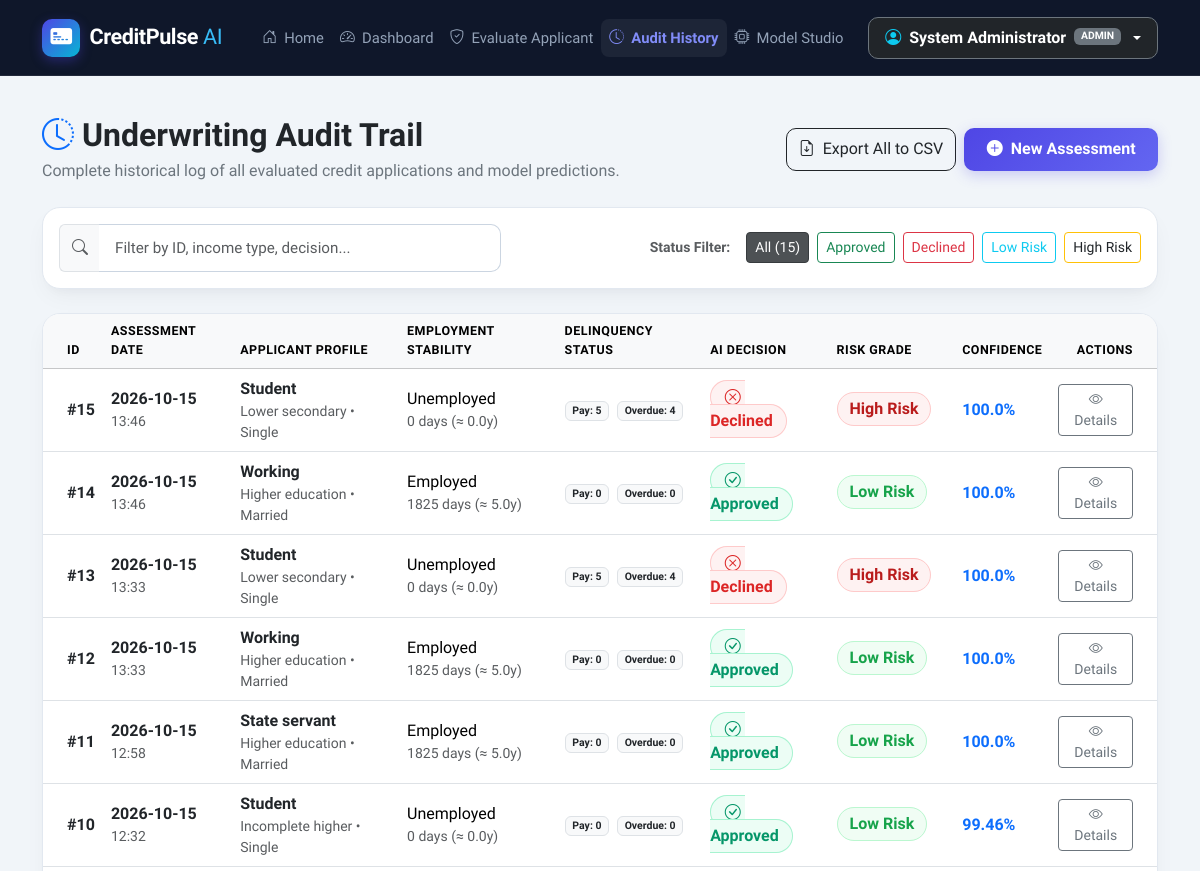
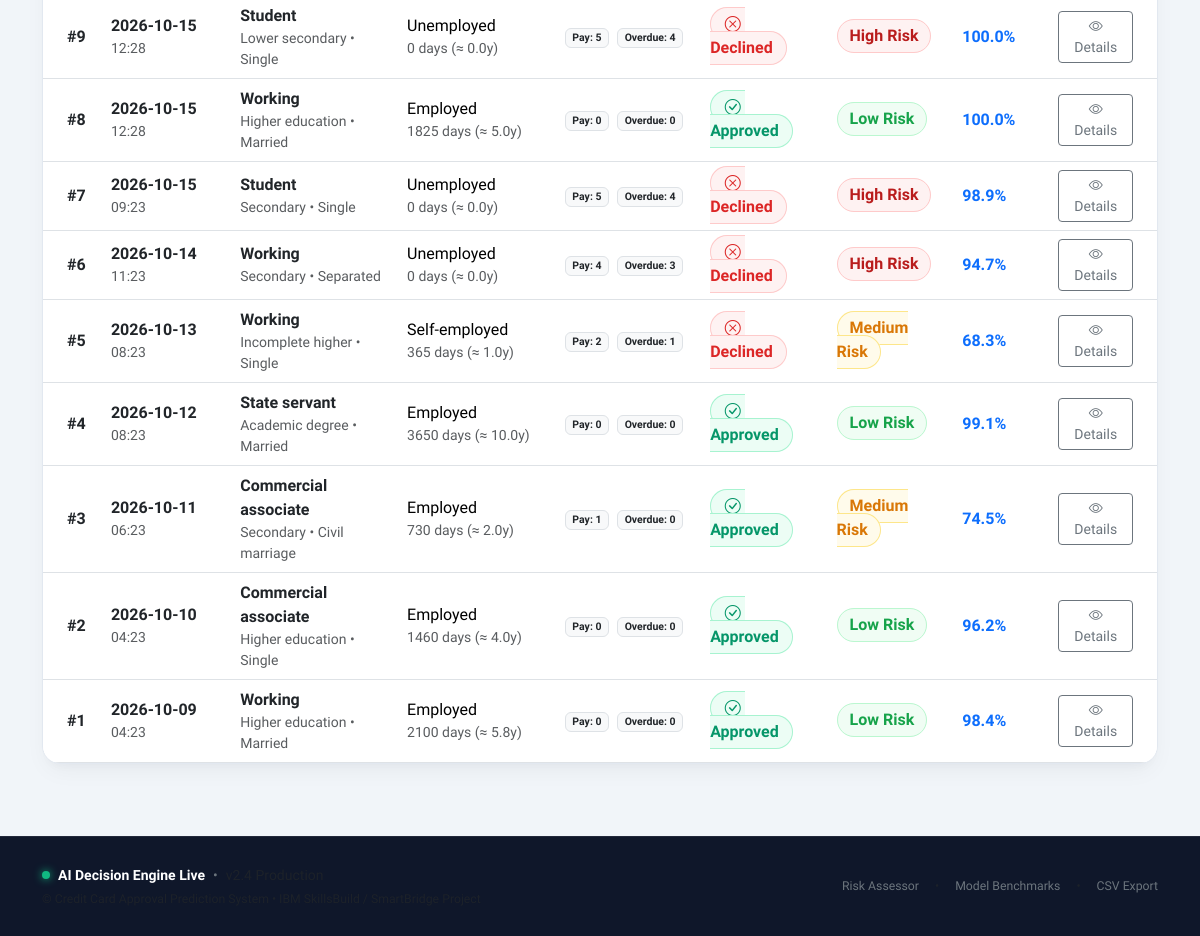
Screenshot of /history (signed in) with the database file from the repository (2 pictures, top to bottom).
### database/models.py (models this page shows, shortened)
class User(Base):
    __tablename__ = 'users'
    UserID = Column(Integer, primary_key=True, autoincrement=True)
    Name = Column(String(100), nullable=False)
    Email = Column(String(100), unique=True, nullable=False)
    Password = Column(String(255), nullable=False)
    Role = Column(Enum('admin', 'analyst', 'user'), default='user')
    applicant_details = relationship("ApplicantDetail", back_populates="user")

class ApprovalPrediction(Base):
    __tablename__ = 'approval_predictions'
    PredictionID = Column(Integer, primary_key=True, autoincrement=True)
    ApplicantID = Column(Integer, ForeignKey('applicant_details.ApplicantID'), nullable=False)
    ModelID = Column(Integer, ForeignKey('ml_models.ModelID'), nullable=False)
    ApprovalResult = Column(String(20), nullable=False)  # 'Approved' or 'Rejected'
    RiskCategory = Column(String(20))
    PredictionDate = Column(DateTime, default=datetime.utcnow)
    ConfidenceScore = Column(Float)
    applicant = relationship("ApplicantDetail", back_populates="approval_predictions")
    model = relationship("MLModel", back_populates="approval_predictions")

class ApplicantDetail(Base):
    __tablename__ = 'applicant_details'
    ApplicantID = Column(Integer, primary_key=True, autoincrement=True)
    UserID = Column(Integer, ForeignKey('users.UserID'), nullable=False)
    IncomeType = Column(String(50))
    EducationType = Column(String(50))
    FamilyStatus = Column(String(50))
    HousingType = Column(String(50))
    EmploymentStatus = Column(String(50))
    DaysEmployed = Column(Integer)
    user = relationship("User", back_populates="applicant_details")
    credit_history = relationship("CreditHistory", back_populates="applicant")
    approval_predictions = relationship("ApprovalPrediction", back_populates="applicant")

### app/routes.py (the view)
@main_bp.route('/history')
@login_required
def history():
    db = SessionLocal()
    try:
        query = (
            db.query(ApprovalPrediction, ApplicantDetail, CreditHistory, MLModel)
            .join(ApplicantDetail, ApprovalPrediction.ApplicantID == ApplicantDetail.ApplicantID)
            .join(CreditHistory, ApplicantDetail.ApplicantID == CreditHistory.ApplicantID)
            .join(MLModel, ApprovalPrediction.ModelID == MLModel.ModelID)
        )
        if current_user.Role != 'admin':
            query = query.filter(ApplicantDetail.UserID == current_user.UserID)
        records = query.order_by(ApprovalPrediction.PredictionDate.desc()).all()
        history_items = []
        for pred, app, credit, model in records:
            history_items.append({
                'prediction_id': pred.PredictionID,
                'applicant_id': app.ApplicantID,
                'income_type': app.IncomeType,
                'education_type': app.EducationType,
                'family_status': app.FamilyStatus,
                'housing_type': app.HousingType,
                'employment_status': app.EmploymentStatus,
                'days_employed': app.DaysEmployed,
                'payment_status': credit.PaymentStatus,
                'overdue_status': credit.OverdueStatus,
                'approval_result': pred.ApprovalResult,
                'risk_category': pred.RiskCategory,
                'confidence_score': pred.ConfidenceScore,
                'model_name': model.ModelName,
                'date': pred.PredictionDate.strftime('%Y-%m-%d %H:%M:%S') if pred.PredictionDate else 'N/A'
            })
        return render_template('history.html', history_items=history_items)
    finally:
        db.close()

### templates/history.html (shortened to what this page needs)
{% extends "base.html" %}
{% block content %}
<div class="row g-4 mb-4">
    <div class="col-12 d-flex flex-wrap align-items-center justify-content-between">
        <div>
            <h2 class="fw-bold text-dark mb-1"><i class="bi bi-clock-history text-primary me-2"></i>Underwriting Audit Trail</h2>
            <p class="text-secondary mb-0">Complete historical log of all evaluated credit applications and model predictions.</p>
        </div>
        <div class="d-flex gap-2 mt-3 mt-md-0">
            <a href="{{ url_for('main.history_export') }}" class="btn btn-outline-dark d-flex align-items-center gap-2" style="border-radius: 10px;">
                <i class="bi bi-file-earmark-arrow-down"></i> Export All to CSV
            </a>
            <a href="{{ url_for('main.predict') }}" class="btn btn-gradient d-flex align-items-center gap-2">
                <i class="bi bi-plus-circle-fill"></i> New Assessment
            </a>
        </div>
    </div>
</div>
<div class="glass-card p-3 mb-4">
    <div class="row g-3 align-items-center">
        <div class="col-md-5">
            <div class="input-group">
                <span class="input-group-text bg-light border-end-0"><i class="bi bi-search text-muted"></i></span>
                <input type="text" id="searchInput" class="form-control border-start-0" placeholder="Filter by ID, income type, decision..." onkeyup="filterTable()">
            </div>
        </div>
        <div class="col-md-7 d-flex flex-wrap gap-2 justify-content-md-end align-items-center">
            <span class="small fw-bold text-muted me-2">Status Filter:</span>
            <button type="button" class="btn btn-sm btn-dark filter-btn active" onclick="setFilter('all', this)">All ({{ history_items|length }})</button>
            <button type="button" class="btn btn-sm btn-outline-success filter-btn" onclick="setFilter('Approved', this)">Approved</button>
            <button type="button" class="btn btn-sm btn-outline-danger filter-btn" onclick="setFilter('Rejected', this)">Declined</button>
            <button type="button" class="btn btn-sm btn-outline-info filter-btn" onclick="setFilter('Low Risk', this)">Low Risk</button>
            <button type="button" class="btn btn-sm btn-outline-warning text-dark filter-btn" onclick="setFilter('High Risk', this)">High Risk</button>
        </div>
    </div>
</div>
<div class="glass-card overflow-hidden mb-5">
    <div class="table-responsive">
        <table class="table table-hover align-middle mb-0" id="historyTable">
            <thead class="table-light text-uppercase small" style="font-size: 0.78rem; letter-spacing: 0.5px;">
                <tr>
                    <th class="ps-4">ID</th>
                    <th>Assessment Date</th>
                    <th>Applicant Profile</th>
                    <th>Employment Stability</th>
                    <th>Delinquency Status</th>
                    <th>AI Decision</th>
                    <th>Risk Grade</th>
                    <th>Confidence</th>
                    <th class="text-end pe-4">Actions</th>
                </tr>
            </thead>
            <tbody>
                {% for item in history_items %}
                <tr class="history-row"
                    data-status="{{ item.approval_result }}"
                    data-risk="{{ item.risk_category }}"
                    data-search="{{ item.prediction_id }} {{ item.income_type }} {{ item.education_type }} {{ item.employment_status }} {{ item.approval_result }} {{ item.risk_category }}">
                    <td class="ps-4">
                        <span class="fw-bold text-dark">#{{ item.prediction_id }}</span>
                    </td>
                    <td>
                        <div class="fw-semibold text-dark">{{ item.date[:10] }}</div>
                        <div class="text-muted small">{{ item.date[11:16] }}</div>
                    </td>
                    <td>
                        <div class="fw-bold text-dark">{{ item.income_type }}</div>
                        <div class="text-muted small">{{ item.education_type }} &bull; {{ item.family_status }}</div>
                    </td>
                    <td>
                        <div>{{ item.employment_status }}</div>
                        <div class="text-muted small">{{ item.days_employed }} days (≈ {{ (item.days_employed / 365)|round(1) }}y)</div>
                    </td>
                    <td>
                        <div class="small">
                            <span class="badge bg-light text-dark border">Pay: {{ item.payment_status }}</span>
                            <span class="badge bg-light text-dark border ms-1">Overdue: {{ item.overdue_status }}</span>
                        </div>
                    </td>
                    <td>
                        {% if item.approval_result == 'Approved' %}
                            <span class="badge-approved"><i class="bi bi-check-circle me-1"></i>Approved</span>
                        {% else %}
                            <span class="badge-rejected"><i class="bi bi-x-circle me-1"></i>Declined</span>
                        {% endif %}
                    </td>
                    <td>
                        {% if item.risk_category == 'Low Risk' %}
                            <span class="badge-low-risk">Low Risk</span>
                        {% elif item.risk_category == 'Medium Risk' %}
                            <span class="badge-med-risk">Medium Risk</span>
                        {% else %}
                            <span class="badge-high-risk">High Risk</span>
                        {% endif %}
                    </td>
                    <td>
                        <span class="fw-bold text-primary">{{ item.confidence_score }}%</span>
                    </td>
                    <td class="text-end pe-4">
                        <button type="button" class="btn btn-sm btn-outline-secondary" onclick="viewDetails({{ item|tojson }})">
                            <i class="bi bi-eye"></i> Details
                        </button>
                    </td>
                </tr>
                {% endfor %}
            </tbody>
        </table>
    </div>
</div>
{% endblock %}

### templates/base.html (shortened to what this page needs)
<!DOCTYPE html>
<html lang="en">
<head>
    <link href="https://cdn.jsdelivr.net/npm/bootstrap@5.3.3/dist/css/bootstrap.min.css" rel="stylesheet">
    <link rel="stylesheet" href="https://cdn.jsdelivr.net/npm/bootstrap-icons@1.11.3/font/bootstrap-icons.min.css">
</head>
<body>
    <nav class="navbar navbar-expand-lg navbar-dark navbar-custom sticky-top">
        <div class="container">
            <a class="navbar-brand" href="{{ url_for('main.index') }}">
                <div class="brand-icon-wrapper">
                    <i class="bi bi-credit-card-2-front-fill"></i>
                </div>
                <div>
                    CreditPulse <span style="color: #38bdf8; font-weight: 500;">AI</span>
                </div>
            </a>
            <div class="collapse navbar-collapse" id="navContent">
                <ul class="navbar-nav me-auto ms-lg-3 mb-2 mb-lg-0">
                    <li class="nav-item">
                        <a class="nav-link {% if request.endpoint == 'main.index' %}active{% endif %}" href="{{ url_for('main.index') }}">
                            <i class="bi bi-house-door"></i> Home
                        </a>
                    </li>
                    <li class="nav-item">
                        <a class="nav-link {% if request.endpoint == 'main.dashboard' %}active{% endif %}" href="{{ url_for('main.dashboard') }}">
                            <i class="bi bi-speedometer2"></i> Dashboard
                        </a>
                    </li>
                    <li class="nav-item">
                        <a class="nav-link {% if request.endpoint == 'main.predict' %}active{% endif %}" href="{{ url_for('main.predict') }}">
                            <i class="bi bi-shield-check"></i> Evaluate Applicant
                        </a>
                    </li>
                    <li class="nav-item">
                        <a class="nav-link {% if request.endpoint == 'main.history' %}active{% endif %}" href="{{ url_for('main.history') }}">
                            <i class="bi bi-clock-history"></i> Audit History
                        </a>
                    </li>
                    <li class="nav-item">
                        <a class="nav-link {% if request.endpoint == 'main.train_page' %}active{% endif %}" href="{{ url_for('main.train_page') }}">
                            <i class="bi bi-cpu"></i> Model Studio
                        </a>
                    </li>
                </ul>
                <div class="d-flex align-items-center gap-2">
                    {% if current_user.is_authenticated %}
                        <div class="dropdown">
                            <button class="btn btn-dark border-secondary dropdown-toggle d-flex align-items-center gap-2 py-2 px-3" type="button" data-bs-toggle="dropdown" style="border-radius: 10px;">
                                <i class="bi bi-person-circle text-info"></i>
                                <span class="fw-semibold text-white">{{ current_user.Name }}</span>
                                <span class="badge bg-secondary text-uppercase" style="font-size: 0.65rem;">{{ current_user.Role }}</span>
                            </button>
                        </div>
                    {% endif %}
                </div>
            </div>
        </div>
    </nav>
    <div class="container pt-3">
    </div>
    <main class="flex-grow-1 py-4">
        <div class="container">
            {% block content %}{% endblock %}
        </div>
    </main>
    <footer>
        <div class="container">
            <div class="row align-items-center g-3">
                <div class="col-md-6 text-center text-md-start">
                    <div class="d-flex align-items-center justify-content-center justify-content-md-start gap-2">
                        <span class="status-dot"></span>
                        <span class="text-white fw-semibold">AI Decision Engine Live</span>
                        <span class="text-secondary">&bull;</span>
                        <span class="text-muted">v2.4 Production</span>
                    </div>
                    <div class="text-muted small mt-1">
                    </div>
                </div>
                <div class="col-md-6 text-center text-md-end">
                    <div class="d-flex align-items-center justify-content-center justify-content-md-end gap-3 text-muted small">
                        <a href="{{ url_for('main.predict') }}" class="text-decoration-none text-secondary">Risk Assessor</a>
                        <span>&bull;</span>
                        <a href="{{ url_for('main.train_page') }}" class="text-decoration-none text-secondary">Model Benchmarks</a>
                        <span>&bull;</span>
                        <a href="{{ url_for('main.history_export') }}" class="text-decoration-none text-secondary">CSV Export</a>
                    </div>
                </div>
            </div>
        </div>
    </footer>
</body>
</html>

### rows the page displays
User: Name "System Administrator", Role "ADMIN"
ApprovalPrediction: prediction_id "15", PredictionDate "2026-10-15", date "13:46", income_type "Student", education_type "Lower secondary", family_status "Single", employment_status "Unemployed", days_employed "0", days_employed "0.0", payment_status "5", overdue_status "4", ApprovalResult "Rejected" (drawn), RiskCategory "High Risk", confidence_score "100.0"
ApplicantDetail: income_type "Working", education_type "Higher education", family_status "Married", employment_status "Employed", days_employed "1825", (item.days_employed/365)|round(1) "5.0"
ApprovalPrediction: ApprovalResult "Approved" (drawn), confidence_score "100.0"
ApplicantDetail: income_type "Student", education_type "Lower secondary", family_status "Single", employment_status "Unemployed"
ApprovalPrediction: ApprovalResult "Rejected" (drawn), confidence_score "100.0"
ApplicantDetail: income_type "Working", education_type "Higher education", family_status "Married", employment_status "Employed", days_employed "1825", (item.days_employed/365)|round(1) "5.0"
ApprovalPrediction: ApprovalResult "Approved" (drawn), confidence_score "100.0"
ApplicantDetail: income_type "State servant", education_type "Higher education", family_status "Married", employment_status "Employed", days_employed "1825", (item.days_employed/365)|round(1) "5.0"
ApprovalPrediction: ApprovalResult "Approved" (drawn), confidence_score "100.0"
ApplicantDetail: income_type "Student", education_type "Incomplete higher", family_status "Single", employment_status "Unemployed"
ApprovalPrediction: ApprovalResult "Approved" (drawn), confidence_score "99.46"
ApplicantDetail: income_type "Student", education_type "Lower secondary", family_status "Single", employment_status "Unemployed"
ApprovalPrediction: ApprovalResult "Rejected" (drawn), confidence_score "100.0"
ApplicantDetail: income_type "Working", education_type "Higher education", family_status "Married", employment_status "Employed", days_employed "1825", (item.days_employed/365)|round(1) "5.0"
ApprovalPrediction: ApprovalResult "Approved" (drawn), confidence_score "100.0"
ApplicantDetail: income_type "Student", education_type "Secondary", family_status "Single", employment_status "Unemployed"
ApprovalPrediction: ApprovalResult "Rejected" (drawn), confidence_score "98.9"
ApplicantDetail: income_type "Working", education_type "Secondary", family_status "Separated", employment_status "Unemployed"
ApprovalPrediction: ApprovalResult "Rejected" (drawn), confidence_score "94.7"
ApplicantDetail: income_type "Working", education_type "Incomplete higher", family_status "Single", employment_status "Self-employed", days_employed "365", (item.days_employed/365)|round(1) "1.0"
ApprovalPrediction: ApprovalResult "Rejected" (drawn), confidence_score "68.3"
ApplicantDetail: income_type "State servant", education_type "Academic degree", family_status "Married", employment_status "Employed", days_employed "3650", (item.days_employed/365)|round(1) "10.0"
ApprovalPrediction: ApprovalResult "Approved" (drawn), confidence_score "99.1"
ApplicantDetail: income_type "Commercial associate", education_type "Secondary", family_status "Civil marriage", employment_status "Employed", days_employed "730", (item.days_employed/365)|round(1) "2.0"
ApprovalPrediction: ApprovalResult "Approved" (drawn), confidence_score "74.5"
ApplicantDetail: income_type "Commercial associate", education_type "Higher education", family_status "Single", employment_status "Employed", days_employed "1460", (item.days_employed/365)|round(1) "4.0"
ApprovalPrediction: ApprovalResult "Approved" (drawn), confidence_score "96.2"
ApplicantDetail: income_type "Working", education_type "Higher education", family_status "Married", employment_status "Employed", days_employed "2100", (item.days_employed/365)|round(1) "5.8"
ApprovalPrediction: ApprovalResult "Approved" (drawn), confidence_score "98.4"

### other values shown
{{ history_items|length }} "15"
{{ item.prediction_id }} "14" "13" "12" "11" "10" "9" "8" "7" "6" "5" "4" "3" "2" "1"
{{ item.date[:10] }} "2026-10-15" "2026-10-15" "2026-10-15" "2026-10-15" "2026-10-15" "2026-10-15" "2026-10-15" "2026-10-15" "2026-10-14" "2026-10-13" "2026-10-12" "2026-10-11" "2026-10-10" "2026-10-09"
{{ item.date[11:16] }} "13:46" "13:33" "13:33" "12:58" "12:32" "12:28" "12:28" "09:23" "11:23" "08:23" "08:23" "06:23" "04:23" "04:23"
{{ item.payment_status }} "0" "5" "0" "0" "0" "5" "0" "5" "4" "2" "0" "1" "0" "0"
{{ item.overdue_status }} "0" "4" "0" "0" "0" "4" "0" "4" "3" "1" "0" "0" "0" "0"
{{ item.days_employed }} "0" "0" "0" "0" "0"
{{ (item.days_employed / 365)|round(1) }} "0.0" "0.0" "0.0" "0.0" "0.0"
